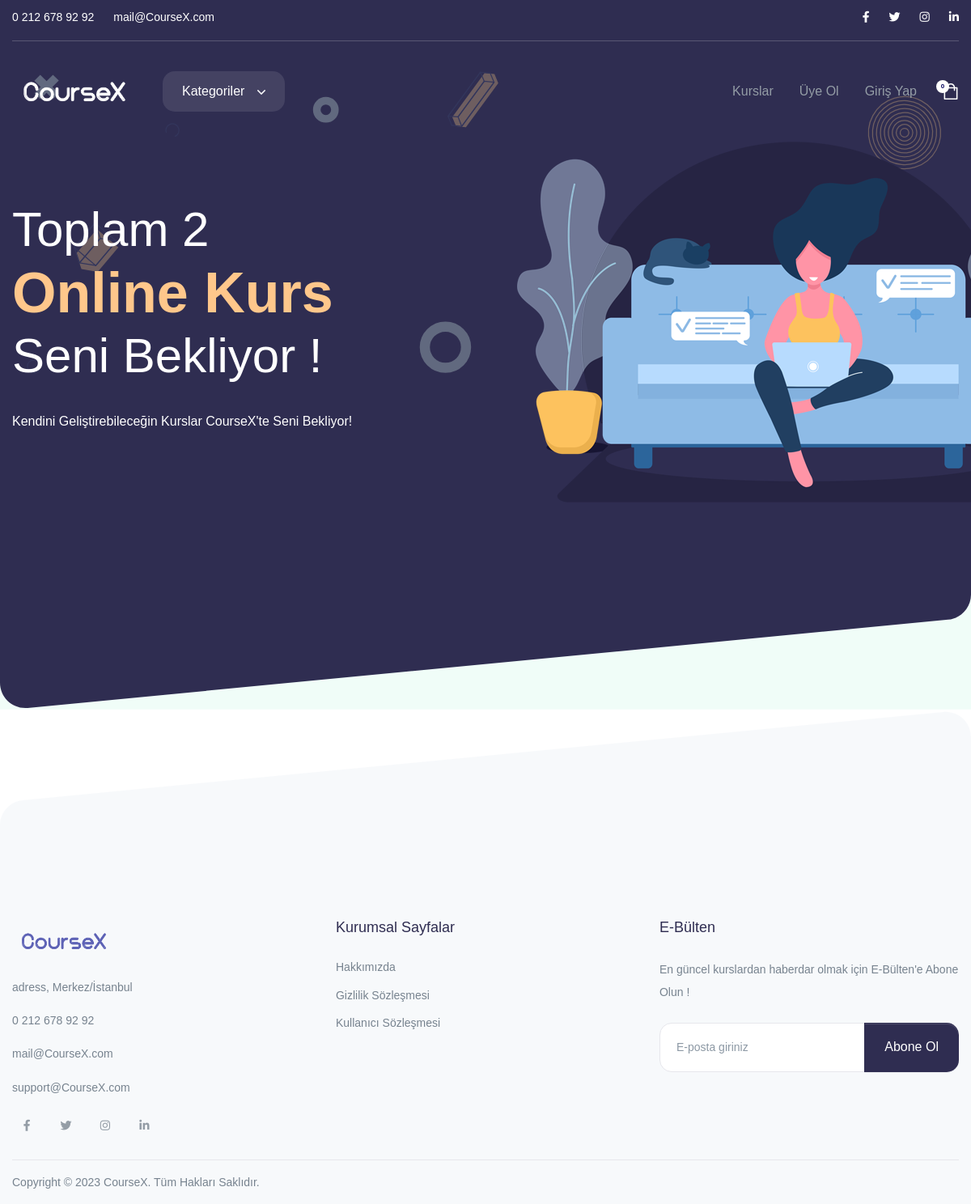
/CourseX/index.php, run on the app's committed database.
### tables this page shows
CREATE TABLE `tblsettings` (
  `tblSettingId` int(1) NOT NULL,
  `tblSettingTitle` varchar(250) NOT NULL,
  `tblSettingDescription` text NOT NULL,
  `tblSettingLogoUrl` varchar(100) NOT NULL,
  `tblSettingCompanyTitle` varchar(50) NOT NULL,
  `tblSettingEmail` varchar(50) NOT NULL,
  `tblSettingSupportEmail` varchar(50) NOT NULL,
  `tblSettingPhone` varchar(50) NOT NULL,
  `tblSettingGsm` varchar(50) NOT NULL,
  `tblSettingAddress` varchar(250) NOT NULL,
  `tblSettingCity` varchar(50) NOT NULL,
  `tblSettingDistrict` varchar(50) NOT NULL,
  `tblSettingSmtpUser` varchar(50) NOT NULL,
  `tblSettingSmtpPassword` varchar(50) NOT NULL,
  `tblSettingSmtpPort` varchar(50) NOT NULL,
  `tblSettingSmtpHost` varchar(50) NOT NULL,
  `tblSettingFacebook` varchar(50) NOT NULL,
  `tblSettingInstagram` varchar(50) NOT NULL,
  `tblSettingTwitter` varchar(50) NOT NULL,
  `tblSettingLinkedin` varchar(50) NOT NULL,
  `tblSettingYoutube` varchar(50) NOT NULL,
  `tblSettingSiteControl` enum('ACTIVE','INACTIVE') NOT NULL
);

CREATE TABLE `tblpages` (
  `tblPageId` int(1) NOT NULL,
  `tblPageTitle` varchar(200) NOT NULL,
  `tblPageSeoUrl` varchar(200) NOT NULL,
  `tblPageDetail` longtext NOT NULL,
  `tblPageArrangement` int(2) NOT NULL,
  `tblPageCreatedDate` datetime NOT NULL DEFAULT CURRENT_TIMESTAMP
);

### CourseX/index.php (the view, shortened to what the rows shown need)
<?php
require_once("Header.php");
?>
<section class="py-15 pt-xl-14 mt-n14 pb-lg-15 bg-dark bg-cover position-relative">
    <div class="container">
        <div class="row align-items-center">
            <div class="col-12 col-md-7 col-lg-6 order-md-1">
                <h1 class="display-2 text-white mb-6" data-aos="fade-left" data-aos-duration="150">
                 Toplam <strong><?php echo $GetCourses->rowCount(); ?></strong> <br>
                  <span class="display-1 text-orange fw-bold">Online Kurs</span>
                  <br> Seni Bekliyor !
                </h1>
                <p class="text-white text-capitalize" data-aos="fade-up" data-aos-duration="200">
                   Kendini geliştirebileceğin kurslar <?php echo $GetSetting["tblSettingCompanyTitle"]; ?>'te seni bekliyor!
                </p>
            </div>
        </div>
    </div>
</section>
<?php require_once("Footer.php"); ?>

### CourseX/Header.php (shortened to what the rows shown need)
<?php
require_once("Queries.php");
?>
<!doctype html>
<html lang="en">
<head>
    <link rel="stylesheet" href="assets/fonts/fontawesome/fontawesome.css">
    <link rel="stylesheet" href="assets/libs/%40fancyapps/fancybox/dist/jquery.fancybox.min.css">
    <link rel="stylesheet" href="assets/libs/aos/dist/aos.css">
    <link rel="stylesheet" href="assets/libs/choices.js/public/assets/styles/choices.min.css">
    <link rel="stylesheet" href="assets/libs/flickity-fade/flickity-fade.css">
    <link rel="stylesheet" href="assets/libs/flickity/dist/flickity.min.css">
    <link rel="stylesheet" href="assets/libs/highlightjs/styles/vs2015.css">
    <link rel="stylesheet" href="assets/libs/jarallax/dist/jarallax.css">
    <link rel="stylesheet" href="assets/libs/quill/dist/quill.core.css">
    <link rel="stylesheet" href="assets/css/sweetalert2.min.css">
    <link rel="stylesheet" href="assets/css/theme.min.css">
</head>
<body>
    <div class="container d-none d-xl-block bg-dark">
        <div class="d-flex align-items-center border-bottom border-white-20 pt-2 pb-4">
            <ul class="nav mx-n3">
                <li class="nav-item px-3">
                    <span class="font-size-sm text-white"><?php echo $GetSetting["tblSettingPhone"]; ?></span>
                </li>
                <li class="nav-item px-3">
                    <span class="font-size-sm text-white"><?php echo $GetSetting["tblSettingEmail"]; ?></span>
                </li>
            </ul>
        </div>
    </div>
    <header class="navbar navbar-expand-xl navbar-dark">
        <div class="container">
            <a class="navbar-brand" href="index.html">
                <img src="<?php echo $GetSetting["tblSettingLogoUrl"]; ?>" class="navbar-brand-img" alt="...">
            </a>
        </div>
    </header>

### CourseX/Footer.php (shortened to what the rows shown need)
<footer class="pt-8 pt-md-13 pt-xl-15 position-relative bg-light">
    <div class="container">
        <div class="row" id="accordionFooter">
            <div class="col-12 col-md-4 col-lg-4">
                <img src="<?php echo $GetSetting["tblSettingLogoUrl"]; ?>"
                    alt="<?php echo $GetSetting["tblSettingTitle"]; ?>" class="footer-brand img-fluid mb-4 h-60p">
                <p class="text-gray-800 mb-4 font-size-sm-alone">
                    <?php echo $GetSetting["tblSettingAddress"]; ?>,
                    <?php echo $GetSetting["tblSettingDistrict"]."/".$GetSetting["tblSettingCity"]; ?>
                </p>
                <div class="mb-4">
                    <a href="tel:1234567890"
                        class="text-gray-800 font-size-sm-alone"><?php echo $GetSetting["tblSettingPhone"]; ?></a>
                </div>
                <div class="mb-4">
                    <a href="mailto:<?php echo $GetSetting["tblSettingEmail"]; ?>"
                        class="text-gray-800 font-size-sm-alone"><?php echo $GetSetting["tblSettingEmail"]; ?></a>
                </div>
                <div class="mb-4">
                    <a href="mailto:<?php echo $GetSetting["tblSettingSupportEmail"]; ?>"
                        class="text-gray-800 font-size-sm-alone"><?php echo $GetSetting["tblSettingSupportEmail"]; ?></a>
                </div>
                <ul class="list-unstyled list-inline list-social mb-4 mb-md-0">
                    <li class="list-inline-item list-social-item">
                    </li>
                    <li class="list-inline-item list-social-item">
                    </li>
                    <li class="list-inline-item list-social-item">
                    </li>
                    <li class="list-inline-item list-social-item">
                    </li>
                </ul>
            </div>
            <div class="col-12 col-md-4 col-lg-4">
                <div class="mb-5 mb-xl-0 footer-accordion">
                    <div id="widgetcollapseOne" class="collapse show" aria-labelledby="widgetOne"
                        data-parent="#accordionFooter">
                        <ul class="list-unstyled text-gray-800 font-size-sm-alone mb-6 mb-md-8 mb-lg-0">
                            <?php
                        $GetPages = $connection->prepare("SELECT * FROM tblpages ORDER BY tblPageArrangement ASC");
                        $GetPages->execute();
                        foreach ($GetPages->fetchAll() as $GetPage) { ?>
                            <li class="mb-3">
                                <a href="sayfa-<?php echo $GetPage["tblPageSeoUrl"] . "-" . $GetPage["tblPageId"]; ?>" class="text-reset">
                                  <?php echo $GetPage["tblPageTitle"]; ?>
                                </a>
                            </li>
                            <?php } ?>
                        </ul>
                    </div>
                </div>
            </div>
            <div class="col-12 mt-md-5">
                <div
                    class="border-top pb-6 pt-6 py-md-4 text-center text-xl-start d-flex flex-column d-md-block d-xl-flex flex-xl-row align-items-center">
                    <p
                        class="text-gray-800 font-size-sm-alone d-block mb-0 mb-md-2 mb-xl-0 order-1 order-md-0 px-9 px-md-0">
                        Copyright © 2023 <?php echo $GetSetting["tblSettingCompanyTitle"]; ?>. Tüm Hakları Saklıdır.</p>
                </div>
            </div>
        </div>
    </div>
</footer>
</body>
</html>

### data on the page
tblsettings: tblSettingPhone "0 212 678 92 92", tblSettingEmail "mail@CourseX.com", tblSettingLogoUrl (picture), tblSettingCompanyTitle "CourseX", tblSettingLogoUrl+tblSettingTitle (picture), tblSettingAddress "adress", tblSettingDistrict "Merkez", tblSettingCity "İstanbul", tblSettingSupportEmail "support@CourseX.com"
tblpages: tblPageTitle "Hakkımızda"
tblpages: tblPageTitle "Gizlilik Sözleşmesi"
tblpages: tblPageTitle "Kullanıcı Sözleşmesi"

### other printed values
$GetCart->rowCount() "0"
$GetCourses->rowCount() "2"
